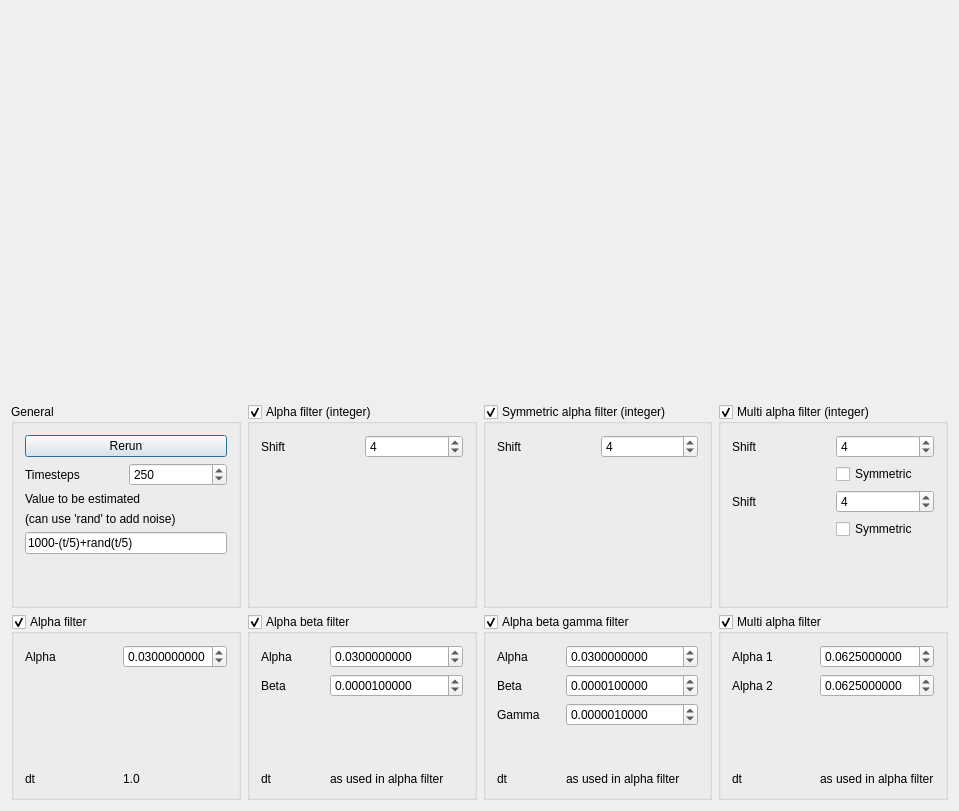
<?xml version="1.0" encoding="UTF-8"?>
<ui version="4.0">
 <class>QtStateObserverMainDialog</class>
 <widget class="QDialog" name="QtStateObserverMainDialog">
  <property name="geometry">
   <rect>
    <x>0</x>
    <y>0</y>
    <width>959</width>
    <height>811</height>
   </rect>
  </property>
  <property name="windowTitle">
   <string>StateObserver</string>
  </property>
  <layout class="QGridLayout" name="gridLayout_2">
   <item row="0" column="0" colspan="4">
    <widget class="QwtPlot" name="plot" native="true">
     <property name="sizePolicy">
      <sizepolicy hsizetype="Preferred" vsizetype="Minimum">
       <horstretch>0</horstretch>
       <verstretch>3</verstretch>
      </sizepolicy>
     </property>
    </widget>
   </item>
   <item row="1" column="0">
    <widget class="QGroupBox" name="groupBox_general">
     <property name="sizePolicy">
      <sizepolicy hsizetype="Preferred" vsizetype="MinimumExpanding">
       <horstretch>0</horstretch>
       <verstretch>0</verstretch>
      </sizepolicy>
     </property>
     <property name="title">
      <string>General</string>
     </property>
     <property name="checkable">
      <bool>false</bool>
     </property>
     <layout class="QGridLayout" name="gridLayout_6">
      <item row="1" column="0">
       <widget class="QLabel" name="label_timesteps">
        <property name="text">
         <string>Timesteps</string>
        </property>
       </widget>
      </item>
      <item row="1" column="1">
       <widget class="QSpinBox" name="box_timesteps">
        <property name="maximum">
         <number>1000000</number>
        </property>
        <property name="value">
         <number>250</number>
        </property>
       </widget>
      </item>
      <item row="0" column="0" colspan="2">
       <widget class="QPushButton" name="button_rerun">
        <property name="text">
         <string>Rerun</string>
        </property>
       </widget>
      </item>
      <item row="5" column="1">
       <spacer name="verticalSpacer_5">
        <property name="orientation">
         <enum>Qt::Vertical</enum>
        </property>
        <property name="sizeHint" stdset="0">
         <size>
          <width>20</width>
          <height>40</height>
         </size>
        </property>
       </spacer>
      </item>
      <item row="2" column="0" colspan="2">
       <widget class="QLabel" name="label_noise_mean">
        <property name="toolTip">
         <string>The value that will be measured, with or without noise added</string>
        </property>
        <property name="text">
         <string>Value to be estimated</string>
        </property>
       </widget>
      </item>
      <item row="4" column="0" colspan="2">
       <widget class="QLineEdit" name="edit_noise">
        <property name="toolTip">
         <string>Enter any function of t here, for example '1000-(0.5*t/5)+rand(t/5)'</string>
        </property>
        <property name="text">
         <string>1000-(t/5)+rand(t/5)</string>
        </property>
       </widget>
      </item>
      <item row="3" column="0" colspan="2">
       <widget class="QLabel" name="label">
        <property name="toolTip">
         <string>For example 'rand(10)'</string>
        </property>
        <property name="text">
         <string>(can use 'rand' to add noise)</string>
        </property>
       </widget>
      </item>
     </layout>
    </widget>
   </item>
   <item row="1" column="1">
    <widget class="QGroupBox" name="groupbox_lsq">
     <property name="sizePolicy">
      <sizepolicy hsizetype="Preferred" vsizetype="MinimumExpanding">
       <horstretch>0</horstretch>
       <verstretch>0</verstretch>
      </sizepolicy>
     </property>
     <property name="title">
      <string>Alpha filter (integer)</string>
     </property>
     <property name="checkable">
      <bool>true</bool>
     </property>
     <layout class="QGridLayout" name="gridLayout_3">
      <item row="0" column="0">
       <widget class="QLabel" name="label_title_shift">
        <property name="text">
         <string>Shift</string>
        </property>
       </widget>
      </item>
      <item row="0" column="1">
       <widget class="QSpinBox" name="box_lsq_shift">
        <property name="maximum">
         <number>63</number>
        </property>
        <property name="value">
         <number>4</number>
        </property>
       </widget>
      </item>
      <item row="1" column="0">
       <spacer name="verticalSpacer_6">
        <property name="orientation">
         <enum>Qt::Vertical</enum>
        </property>
        <property name="sizeHint" stdset="0">
         <size>
          <width>20</width>
          <height>40</height>
         </size>
        </property>
       </spacer>
      </item>
     </layout>
    </widget>
   </item>
   <item row="1" column="2">
    <widget class="QGroupBox" name="groupBox_slsq">
     <property name="sizePolicy">
      <sizepolicy hsizetype="Preferred" vsizetype="MinimumExpanding">
       <horstretch>0</horstretch>
       <verstretch>0</verstretch>
      </sizepolicy>
     </property>
     <property name="title">
      <string>Symmetric alpha filter (integer)</string>
     </property>
     <property name="checkable">
      <bool>true</bool>
     </property>
     <layout class="QGridLayout" name="gridLayout_8">
      <item row="0" column="0">
       <widget class="QLabel" name="label_slsq">
        <property name="text">
         <string>Shift</string>
        </property>
       </widget>
      </item>
      <item row="0" column="1">
       <widget class="QSpinBox" name="box_slsq_shift">
        <property name="maximum">
         <number>63</number>
        </property>
        <property name="value">
         <number>4</number>
        </property>
       </widget>
      </item>
      <item row="1" column="0">
       <spacer name="verticalSpacer_slsq">
        <property name="orientation">
         <enum>Qt::Vertical</enum>
        </property>
        <property name="sizeHint" stdset="0">
         <size>
          <width>20</width>
          <height>111</height>
         </size>
        </property>
       </spacer>
      </item>
     </layout>
    </widget>
   </item>
   <item row="1" column="3">
    <widget class="QGroupBox" name="groupBox_miso">
     <property name="sizePolicy">
      <sizepolicy hsizetype="Preferred" vsizetype="MinimumExpanding">
       <horstretch>0</horstretch>
       <verstretch>0</verstretch>
      </sizepolicy>
     </property>
     <property name="title">
      <string>Multi alpha filter (integer)</string>
     </property>
     <property name="checkable">
      <bool>true</bool>
     </property>
     <layout class="QGridLayout" name="gridLayout_10">
      <item row="0" column="1">
       <widget class="QSpinBox" name="box_miso_shift_1">
        <property name="maximum">
         <number>63</number>
        </property>
        <property name="value">
         <number>4</number>
        </property>
       </widget>
      </item>
      <item row="0" column="0">
       <widget class="QLabel" name="label_miso_1">
        <property name="text">
         <string>Shift</string>
        </property>
       </widget>
      </item>
      <item row="2" column="0">
       <widget class="QLabel" name="label_miso_2">
        <property name="text">
         <string>Shift</string>
        </property>
       </widget>
      </item>
      <item row="2" column="1">
       <widget class="QSpinBox" name="box_miso_shift_2">
        <property name="maximum">
         <number>63</number>
        </property>
        <property name="value">
         <number>4</number>
        </property>
       </widget>
      </item>
      <item row="1" column="1">
       <widget class="QCheckBox" name="check_miso_1">
        <property name="text">
         <string>Symmetric</string>
        </property>
       </widget>
      </item>
      <item row="3" column="1">
       <widget class="QCheckBox" name="check_miso_2">
        <property name="text">
         <string>Symmetric</string>
        </property>
       </widget>
      </item>
      <item row="4" column="0">
       <spacer name="verticalSpacer_miso">
        <property name="orientation">
         <enum>Qt::Vertical</enum>
        </property>
        <property name="sizeHint" stdset="0">
         <size>
          <width>20</width>
          <height>40</height>
         </size>
        </property>
       </spacer>
      </item>
     </layout>
    </widget>
   </item>
   <item row="2" column="0">
    <widget class="QGroupBox" name="groupbox_alpha">
     <property name="sizePolicy">
      <sizepolicy hsizetype="Preferred" vsizetype="MinimumExpanding">
       <horstretch>0</horstretch>
       <verstretch>0</verstretch>
      </sizepolicy>
     </property>
     <property name="title">
      <string>Alpha filter</string>
     </property>
     <property name="checkable">
      <bool>true</bool>
     </property>
     <layout class="QGridLayout" name="gridLayout">
      <item row="0" column="0">
       <widget class="QLabel" name="label_alpha_a">
        <property name="text">
         <string>Alpha</string>
        </property>
       </widget>
      </item>
      <item row="0" column="1">
       <widget class="QDoubleSpinBox" name="box_alpha_a">
        <property name="decimals">
         <number>10</number>
        </property>
        <property name="maximum">
         <double>1.000000000000000</double>
        </property>
        <property name="singleStep">
         <double>0.001000000000000</double>
        </property>
        <property name="value">
         <double>0.030000000000000</double>
        </property>
       </widget>
      </item>
      <item row="2" column="0">
       <widget class="QLabel" name="label_dt_a">
        <property name="text">
         <string>dt</string>
        </property>
       </widget>
      </item>
      <item row="1" column="1">
       <spacer name="verticalSpacer">
        <property name="orientation">
         <enum>Qt::Vertical</enum>
        </property>
        <property name="sizeHint" stdset="0">
         <size>
          <width>20</width>
          <height>40</height>
         </size>
        </property>
       </spacer>
      </item>
      <item row="2" column="1">
       <widget class="QLabel" name="label_value_dt_a">
        <property name="text">
         <string>1.0</string>
        </property>
       </widget>
      </item>
     </layout>
    </widget>
   </item>
   <item row="2" column="1">
    <widget class="QGroupBox" name="groupbox_beta">
     <property name="sizePolicy">
      <sizepolicy hsizetype="Preferred" vsizetype="MinimumExpanding">
       <horstretch>0</horstretch>
       <verstretch>0</verstretch>
      </sizepolicy>
     </property>
     <property name="title">
      <string>Alpha beta filter</string>
     </property>
     <property name="checkable">
      <bool>true</bool>
     </property>
     <layout class="QGridLayout" name="gridLayout_4">
      <item row="0" column="0">
       <widget class="QLabel" name="label_alpha_ab">
        <property name="text">
         <string>Alpha</string>
        </property>
       </widget>
      </item>
      <item row="1" column="0">
       <widget class="QLabel" name="label_beta_ab">
        <property name="text">
         <string>Beta</string>
        </property>
       </widget>
      </item>
      <item row="3" column="0">
       <widget class="QLabel" name="label_dt_ab">
        <property name="text">
         <string>dt</string>
        </property>
       </widget>
      </item>
      <item row="1" column="1" colspan="2">
       <widget class="QDoubleSpinBox" name="box_beta_ab">
        <property name="decimals">
         <number>10</number>
        </property>
        <property name="maximum">
         <double>2.000000000000000</double>
        </property>
        <property name="singleStep">
         <double>0.000100000000000</double>
        </property>
        <property name="value">
         <double>0.000010000000000</double>
        </property>
       </widget>
      </item>
      <item row="3" column="1" colspan="2">
       <widget class="QLabel" name="label_value_dt_ab">
        <property name="text">
         <string>as used in alpha filter</string>
        </property>
       </widget>
      </item>
      <item row="0" column="1" colspan="2">
       <widget class="QDoubleSpinBox" name="box_alpha_ab">
        <property name="decimals">
         <number>10</number>
        </property>
        <property name="maximum">
         <double>1.000000000000000</double>
        </property>
        <property name="singleStep">
         <double>0.001000000000000</double>
        </property>
        <property name="value">
         <double>0.030000000000000</double>
        </property>
       </widget>
      </item>
      <item row="2" column="1">
       <spacer name="verticalSpacer_2">
        <property name="orientation">
         <enum>Qt::Vertical</enum>
        </property>
        <property name="sizeHint" stdset="0">
         <size>
          <width>20</width>
          <height>40</height>
         </size>
        </property>
       </spacer>
      </item>
     </layout>
    </widget>
   </item>
   <item row="2" column="2">
    <widget class="QGroupBox" name="groupbox_abg">
     <property name="sizePolicy">
      <sizepolicy hsizetype="Preferred" vsizetype="MinimumExpanding">
       <horstretch>0</horstretch>
       <verstretch>0</verstretch>
      </sizepolicy>
     </property>
     <property name="title">
      <string>Alpha beta gamma filter</string>
     </property>
     <property name="checkable">
      <bool>true</bool>
     </property>
     <layout class="QGridLayout" name="gridLayout_7">
      <item row="0" column="0">
       <widget class="QLabel" name="label_alpha_abg">
        <property name="text">
         <string>Alpha</string>
        </property>
       </widget>
      </item>
      <item row="1" column="0">
       <widget class="QLabel" name="label_beta_abg">
        <property name="text">
         <string>Beta</string>
        </property>
       </widget>
      </item>
      <item row="4" column="0">
       <widget class="QLabel" name="label_dt_abg">
        <property name="text">
         <string>dt</string>
        </property>
       </widget>
      </item>
      <item row="1" column="1" colspan="2">
       <widget class="QDoubleSpinBox" name="box_beta_abg">
        <property name="decimals">
         <number>10</number>
        </property>
        <property name="maximum">
         <double>2.000000000000000</double>
        </property>
        <property name="singleStep">
         <double>0.001000000000000</double>
        </property>
        <property name="value">
         <double>0.000010000000000</double>
        </property>
       </widget>
      </item>
      <item row="4" column="1" colspan="2">
       <widget class="QLabel" name="label_value_dt_abg">
        <property name="text">
         <string>as used in alpha filter</string>
        </property>
       </widget>
      </item>
      <item row="0" column="1" colspan="2">
       <widget class="QDoubleSpinBox" name="box_alpha_abg">
        <property name="decimals">
         <number>10</number>
        </property>
        <property name="maximum">
         <double>1.000000000000000</double>
        </property>
        <property name="singleStep">
         <double>0.001000000000000</double>
        </property>
        <property name="value">
         <double>0.030000000000000</double>
        </property>
       </widget>
      </item>
      <item row="2" column="1" colspan="2">
       <widget class="QDoubleSpinBox" name="box_gamma_abg">
        <property name="decimals">
         <number>10</number>
        </property>
        <property name="maximum">
         <double>2.000000000000000</double>
        </property>
        <property name="singleStep">
         <double>0.000100000000000</double>
        </property>
        <property name="value">
         <double>0.000001000000000</double>
        </property>
       </widget>
      </item>
      <item row="2" column="0">
       <widget class="QLabel" name="label_gamma_ang">
        <property name="text">
         <string>Gamma</string>
        </property>
       </widget>
      </item>
      <item row="3" column="1">
       <spacer name="verticalSpacer_3">
        <property name="orientation">
         <enum>Qt::Vertical</enum>
        </property>
        <property name="sizeHint" stdset="0">
         <size>
          <width>20</width>
          <height>40</height>
         </size>
        </property>
       </spacer>
      </item>
     </layout>
    </widget>
   </item>
   <item row="2" column="3">
    <widget class="QGroupBox" name="groupBox_ma">
     <property name="sizePolicy">
      <sizepolicy hsizetype="Preferred" vsizetype="MinimumExpanding">
       <horstretch>0</horstretch>
       <verstretch>0</verstretch>
      </sizepolicy>
     </property>
     <property name="title">
      <string>Multi alpha filter</string>
     </property>
     <property name="checkable">
      <bool>true</bool>
     </property>
     <layout class="QGridLayout" name="gridLayout_5">
      <item row="1" column="0">
       <widget class="QLabel" name="label_ma_2">
        <property name="text">
         <string>Alpha 2</string>
        </property>
       </widget>
      </item>
      <item row="1" column="1">
       <widget class="QDoubleSpinBox" name="box_ma_2">
        <property name="decimals">
         <number>10</number>
        </property>
        <property name="maximum">
         <double>1.000000000000000</double>
        </property>
        <property name="singleStep">
         <double>0.010000000000000</double>
        </property>
        <property name="value">
         <double>0.062500000000000</double>
        </property>
       </widget>
      </item>
      <item row="0" column="1">
       <widget class="QDoubleSpinBox" name="box_ma_1">
        <property name="decimals">
         <number>10</number>
        </property>
        <property name="maximum">
         <double>1.000000000000000</double>
        </property>
        <property name="singleStep">
         <double>0.010000000000000</double>
        </property>
        <property name="value">
         <double>0.062500000000000</double>
        </property>
       </widget>
      </item>
      <item row="0" column="0">
       <widget class="QLabel" name="label_ma_1">
        <property name="text">
         <string>Alpha 1</string>
        </property>
       </widget>
      </item>
      <item row="3" column="0">
       <widget class="QLabel" name="label_dt_ma">
        <property name="text">
         <string>dt</string>
        </property>
       </widget>
      </item>
      <item row="3" column="1">
       <widget class="QLabel" name="label_value_dt_ma">
        <property name="text">
         <string>as used in alpha filter</string>
        </property>
       </widget>
      </item>
      <item row="2" column="1">
       <spacer name="verticalSpacer_ma">
        <property name="orientation">
         <enum>Qt::Vertical</enum>
        </property>
        <property name="sizeHint" stdset="0">
         <size>
          <width>20</width>
          <height>40</height>
         </size>
        </property>
       </spacer>
      </item>
     </layout>
    </widget>
   </item>
  </layout>
 </widget>
 <layoutdefault spacing="6" margin="11"/>
 <customwidgets>
  <customwidget>
   <class>QwtPlot</class>
   <extends>QWidget</extends>
   <header>qwt_plot.h</header>
   <container>1</container>
  </customwidget>
 </customwidgets>
 <tabstops>
  <tabstop>button_rerun</tabstop>
  <tabstop>box_timesteps</tabstop>
  <tabstop>edit_noise</tabstop>
  <tabstop>groupbox_lsq</tabstop>
  <tabstop>box_lsq_shift</tabstop>
  <tabstop>groupBox_slsq</tabstop>
  <tabstop>box_slsq_shift</tabstop>
  <tabstop>groupBox_miso</tabstop>
  <tabstop>box_miso_shift_1</tabstop>
  <tabstop>check_miso_1</tabstop>
  <tabstop>box_miso_shift_2</tabstop>
  <tabstop>check_miso_2</tabstop>
  <tabstop>groupbox_alpha</tabstop>
  <tabstop>box_alpha_a</tabstop>
  <tabstop>groupbox_beta</tabstop>
  <tabstop>box_alpha_ab</tabstop>
  <tabstop>box_beta_ab</tabstop>
  <tabstop>groupbox_abg</tabstop>
  <tabstop>box_alpha_abg</tabstop>
  <tabstop>box_beta_abg</tabstop>
  <tabstop>box_gamma_abg</tabstop>
  <tabstop>groupBox_ma</tabstop>
  <tabstop>box_ma_1</tabstop>
  <tabstop>box_ma_2</tabstop>
 </tabstops>
 <resources/>
 <connections/>
</ui>
